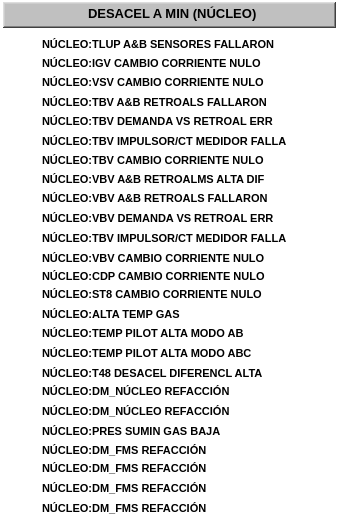
  <widget class="QFrame" name="fr_3">
   <property name="geometry">
    <rect>
     <x>685</x>
     <y>53</y>
     <width>337</width>
     <height>528</height>
    </rect>
   </property>
   <property name="styleSheet">
    <string notr="true">background-color: rgba(255, 255, 255, 0);</string>
   </property>
   <property name="frameShape">
    <enum>QFrame::StyledPanel</enum>
   </property>
   <property name="frameShadow">
    <enum>QFrame::Plain</enum>
   </property>
   <property name="lineWidth">
    <number>1</number>
   </property>
   <property name="midLineWidth">
    <number>0</number>
   </property>
   <widget class="QFrame" name="frTitulo_8">
    <property name="geometry">
     <rect>
      <x>3</x>
      <y>2</y>
      <width>333</width>
      <height>26</height>
     </rect>
    </property>
    <property name="styleSheet">
     <string notr="true">background-color: rgb(192, 192, 192);</string>
    </property>
    <property name="frameShape">
     <enum>QFrame::WinPanel</enum>
    </property>
    <property name="frameShadow">
     <enum>QFrame::Raised</enum>
    </property>
    <property name="lineWidth">
     <number>2</number>
    </property>
    <property name="midLineWidth">
     <number>0</number>
    </property>
   </widget>
   <widget class="QLabel" name="lbTitulo_8">
    <property name="geometry">
     <rect>
      <x>88</x>
      <y>5</y>
      <width>181</width>
      <height>16</height>
     </rect>
    </property>
    <property name="font">
     <font>
      <pointsize>10</pointsize>
      <weight>75</weight>
      <bold>true</bold>
     </font>
    </property>
    <property name="styleSheet">
     <string notr="true">background-color: rgba(255, 255, 255, 0);</string>
    </property>
    <property name="text">
     <string>DESACEL A MIN (NÚCLEO)</string>
    </property>
   </widget>
   <widget class="QLabel" name="lbTexto_96">
    <property name="geometry">
     <rect>
      <x>42</x>
      <y>36</y>
      <width>281</width>
      <height>16</height>
     </rect>
    </property>
    <property name="font">
     <font>
      <pointsize>8</pointsize>
      <weight>75</weight>
      <bold>true</bold>
     </font>
    </property>
    <property name="styleSheet">
     <string notr="true">background-color: rgba(255, 255, 255, 0);</string>
    </property>
    <property name="text">
     <string>NÚCLEO:TLUP A&amp;B SENSORES FALLARON</string>
    </property>
   </widget>
   <widget class="AWMultiObject" name="aLet_96">
    <property name="geometry">
     <rect>
      <x>13</x>
      <y>29</y>
      <width>25</width>
      <height>31</height>
     </rect>
    </property>
    <property name="id">
     <string>p_Fix32_THISNODE_DM_CORE031_F_CV</string>
    </property>
    <property name="ElementType">
     <enum>AWMultiObject::CIRLED</enum>
    </property>
    <property name="OnColor">
     <enum>AWMultiObject::Grey</enum>
    </property>
    <property name="OffColor">
     <enum>AWMultiObject::Grey</enum>
    </property>
   </widget>
   <widget class="QLabel" name="lbTexto_97">
    <property name="geometry">
     <rect>
      <x>42</x>
      <y>55</y>
      <width>281</width>
      <height>16</height>
     </rect>
    </property>
    <property name="font">
     <font>
      <pointsize>8</pointsize>
      <weight>75</weight>
      <bold>true</bold>
     </font>
    </property>
    <property name="styleSheet">
     <string notr="true">background-color: rgba(255, 255, 255, 0);</string>
    </property>
    <property name="text">
     <string>NÚCLEO:IGV CAMBIO CORRIENTE NULO</string>
    </property>
   </widget>
   <widget class="AWMultiObject" name="aLet_97">
    <property name="geometry">
     <rect>
      <x>13</x>
      <y>48</y>
      <width>25</width>
      <height>31</height>
     </rect>
    </property>
    <property name="id">
     <string>p_Fix32_THISNODE_DM_CORE032_F_CV</string>
    </property>
    <property name="ElementType">
     <enum>AWMultiObject::CIRLED</enum>
    </property>
    <property name="OnColor">
     <enum>AWMultiObject::Grey</enum>
    </property>
    <property name="OffColor">
     <enum>AWMultiObject::Grey</enum>
    </property>
   </widget>
   <widget class="QLabel" name="lbTexto_98">
    <property name="geometry">
     <rect>
      <x>42</x>
      <y>74</y>
      <width>281</width>
      <height>16</height>
     </rect>
    </property>
    <property name="font">
     <font>
      <pointsize>8</pointsize>
      <weight>75</weight>
      <bold>true</bold>
     </font>
    </property>
    <property name="styleSheet">
     <string notr="true">background-color: rgba(255, 255, 255, 0);</string>
    </property>
    <property name="text">
     <string>NÚCLEO:VSV CAMBIO CORRIENTE NULO</string>
    </property>
   </widget>
   <widget class="AWMultiObject" name="aLet_98">
    <property name="geometry">
     <rect>
      <x>13</x>
      <y>68</y>
      <width>25</width>
      <height>31</height>
     </rect>
    </property>
    <property name="id">
     <string>p_Fix32_THISNODE_DM_CORE033_F_CV</string>
    </property>
    <property name="ElementType">
     <enum>AWMultiObject::CIRLED</enum>
    </property>
    <property name="OnColor">
     <enum>AWMultiObject::Grey</enum>
    </property>
    <property name="OffColor">
     <enum>AWMultiObject::Grey</enum>
    </property>
   </widget>
   <widget class="QLabel" name="lbTexto_99">
    <property name="geometry">
     <rect>
      <x>42</x>
      <y>94</y>
      <width>281</width>
      <height>16</height>
     </rect>
    </property>
    <property name="font">
     <font>
      <pointsize>8</pointsize>
      <weight>75</weight>
      <bold>true</bold>
     </font>
    </property>
    <property name="styleSheet">
     <string notr="true">background-color: rgba(255, 255, 255, 0);</string>
    </property>
    <property name="text">
     <string>NÚCLEO:TBV A&amp;B RETROALS FALLARON</string>
    </property>
   </widget>
   <widget class="AWMultiObject" name="aLet_99">
    <property name="geometry">
     <rect>
      <x>13</x>
      <y>86</y>
      <width>25</width>
      <height>31</height>
     </rect>
    </property>
    <property name="id">
     <string>p_Fix32_THISNODE_DM_CORE034_F_CV</string>
    </property>
    <property name="ElementType">
     <enum>AWMultiObject::CIRLED</enum>
    </property>
    <property name="OnColor">
     <enum>AWMultiObject::Grey</enum>
    </property>
    <property name="OffColor">
     <enum>AWMultiObject::Grey</enum>
    </property>
   </widget>
   <widget class="AWMultiObject" name="aLet_100">
    <property name="geometry">
     <rect>
      <x>13</x>
      <y>106</y>
      <width>25</width>
      <height>31</height>
     </rect>
    </property>
    <property name="id">
     <string>p_Fix32_THISNODE_DM_CORE035_F_CV</string>
    </property>
    <property name="ElementType">
     <enum>AWMultiObject::CIRLED</enum>
    </property>
    <property name="OnColor">
     <enum>AWMultiObject::Grey</enum>
    </property>
    <property name="OffColor">
     <enum>AWMultiObject::Grey</enum>
    </property>
   </widget>
   <widget class="QLabel" name="lbTexto_100">
    <property name="geometry">
     <rect>
      <x>42</x>
      <y>113</y>
      <width>281</width>
      <height>16</height>
     </rect>
    </property>
    <property name="font">
     <font>
      <pointsize>8</pointsize>
      <weight>75</weight>
      <bold>true</bold>
     </font>
    </property>
    <property name="styleSheet">
     <string notr="true">background-color: rgba(255, 255, 255, 0);</string>
    </property>
    <property name="text">
     <string>NÚCLEO:TBV DEMANDA VS RETROAL ERR</string>
    </property>
   </widget>
   <widget class="AWMultiObject" name="aLet_101">
    <property name="geometry">
     <rect>
      <x>13</x>
      <y>126</y>
      <width>25</width>
      <height>31</height>
     </rect>
    </property>
    <property name="id">
     <string>p_Fix32_THISNODE_DM_CORE036_F_CV</string>
    </property>
    <property name="ElementType">
     <enum>AWMultiObject::CIRLED</enum>
    </property>
    <property name="OnColor">
     <enum>AWMultiObject::Grey</enum>
    </property>
    <property name="OffColor">
     <enum>AWMultiObject::Grey</enum>
    </property>
   </widget>
   <widget class="QLabel" name="lbTexto_101">
    <property name="geometry">
     <rect>
      <x>42</x>
      <y>133</y>
      <width>281</width>
      <height>16</height>
     </rect>
    </property>
    <property name="font">
     <font>
      <pointsize>8</pointsize>
      <weight>75</weight>
      <bold>true</bold>
     </font>
    </property>
    <property name="styleSheet">
     <string notr="true">background-color: rgba(255, 255, 255, 0);</string>
    </property>
    <property name="text">
     <string>NÚCLEO:TBV IMPULSOR/CT MEDIDOR FALLA</string>
    </property>
   </widget>
   <widget class="QLabel" name="lbTexto_102">
    <property name="geometry">
     <rect>
      <x>42</x>
      <y>152</y>
      <width>281</width>
      <height>16</height>
     </rect>
    </property>
    <property name="font">
     <font>
      <pointsize>8</pointsize>
      <weight>75</weight>
      <bold>true</bold>
     </font>
    </property>
    <property name="styleSheet">
     <string notr="true">background-color: rgba(255, 255, 255, 0);</string>
    </property>
    <property name="text">
     <string>NÚCLEO:TBV CAMBIO CORRIENTE NULO</string>
    </property>
   </widget>
   <widget class="AWMultiObject" name="aLet_102">
    <property name="geometry">
     <rect>
      <x>13</x>
      <y>145</y>
      <width>25</width>
      <height>31</height>
     </rect>
    </property>
    <property name="id">
     <string>p_Fix32_THISNODE_DM_CORE037_F_CV</string>
    </property>
    <property name="ElementType">
     <enum>AWMultiObject::CIRLED</enum>
    </property>
    <property name="OnColor">
     <enum>AWMultiObject::Grey</enum>
    </property>
    <property name="OffColor">
     <enum>AWMultiObject::Grey</enum>
    </property>
   </widget>
   <widget class="AWMultiObject" name="aLet_103">
    <property name="geometry">
     <rect>
      <x>13</x>
      <y>165</y>
      <width>25</width>
      <height>31</height>
     </rect>
    </property>
    <property name="id">
     <string>p_Fix32_THISNODE_DM_CORE038_F_CV</string>
    </property>
    <property name="ElementType">
     <enum>AWMultiObject::CIRLED</enum>
    </property>
    <property name="OnColor">
     <enum>AWMultiObject::Grey</enum>
    </property>
    <property name="OffColor">
     <enum>AWMultiObject::Grey</enum>
    </property>
   </widget>
   <widget class="QLabel" name="lbTexto_103">
    <property name="geometry">
     <rect>
      <x>42</x>
      <y>171</y>
      <width>281</width>
      <height>16</height>
     </rect>
    </property>
    <property name="font">
     <font>
      <pointsize>8</pointsize>
      <weight>75</weight>
      <bold>true</bold>
     </font>
    </property>
    <property name="styleSheet">
     <string notr="true">background-color: rgba(255, 255, 255, 0);</string>
    </property>
    <property name="text">
     <string>NÚCLEO:VBV A&amp;B RETROALMS ALTA DIF</string>
    </property>
   </widget>
   <widget class="AWMultiObject" name="aLet_104">
    <property name="geometry">
     <rect>
      <x>13</x>
      <y>183</y>
      <width>25</width>
      <height>31</height>
     </rect>
    </property>
    <property name="id">
     <string>p_Fix32_THISNODE_DM_CORE039_F_CV</string>
    </property>
    <property name="ElementType">
     <enum>AWMultiObject::CIRLED</enum>
    </property>
    <property name="OnColor">
     <enum>AWMultiObject::Grey</enum>
    </property>
    <property name="OffColor">
     <enum>AWMultiObject::Grey</enum>
    </property>
   </widget>
   <widget class="QLabel" name="lbTexto_104">
    <property name="geometry">
     <rect>
      <x>42</x>
      <y>190</y>
      <width>281</width>
      <height>16</height>
     </rect>
    </property>
    <property name="font">
     <font>
      <pointsize>8</pointsize>
      <weight>75</weight>
      <bold>true</bold>
     </font>
    </property>
    <property name="styleSheet">
     <string notr="true">background-color: rgba(255, 255, 255, 0);</string>
    </property>
    <property name="text">
     <string>NÚCLEO:VBV A&amp;B RETROALS FALLARON</string>
    </property>
   </widget>
   <widget class="QLabel" name="lbTexto_105">
    <property name="geometry">
     <rect>
      <x>42</x>
      <y>210</y>
      <width>281</width>
      <height>16</height>
     </rect>
    </property>
    <property name="font">
     <font>
      <pointsize>8</pointsize>
      <weight>75</weight>
      <bold>true</bold>
     </font>
    </property>
    <property name="styleSheet">
     <string notr="true">background-color: rgba(255, 255, 255, 0);</string>
    </property>
    <property name="text">
     <string>NÚCLEO:VBV DEMANDA VS RETROAL ERR</string>
    </property>
   </widget>
   <widget class="AWMultiObject" name="aLet_105">
    <property name="geometry">
     <rect>
      <x>13</x>
      <y>205</y>
      <width>25</width>
      <height>31</height>
     </rect>
    </property>
    <property name="id">
     <string>p_Fix32_THISNODE_DM_CORE040_F_CV</string>
    </property>
    <property name="ElementType">
     <enum>AWMultiObject::CIRLED</enum>
    </property>
    <property name="OnColor">
     <enum>AWMultiObject::Grey</enum>
    </property>
    <property name="OffColor">
     <enum>AWMultiObject::Grey</enum>
    </property>
   </widget>
   <widget class="QLabel" name="lbTexto_106">
    <property name="geometry">
     <rect>
      <x>42</x>
      <y>230</y>
      <width>281</width>
      <height>16</height>
     </rect>
    </property>
    <property name="font">
     <font>
      <pointsize>8</pointsize>
      <weight>75</weight>
      <bold>true</bold>
     </font>
    </property>
    <property name="styleSheet">
     <string notr="true">background-color: rgba(255, 255, 255, 0);</string>
    </property>
    <property name="text">
     <string>NÚCLEO:TBV IMPULSOR/CT MEDIDOR FALLA</string>
    </property>
   </widget>
   <widget class="AWMultiObject" name="aLet_106">
    <property name="geometry">
     <rect>
      <x>13</x>
      <y>223</y>
      <width>25</width>
      <height>31</height>
     </rect>
    </property>
    <property name="id">
     <string>p_Fix32_THISNODE_DM_CORE041_F_CV</string>
    </property>
    <property name="ElementType">
     <enum>AWMultiObject::CIRLED</enum>
    </property>
    <property name="OnColor">
     <enum>AWMultiObject::Grey</enum>
    </property>
    <property name="OffColor">
     <enum>AWMultiObject::Grey</enum>
    </property>
   </widget>
   <widget class="AWMultiObject" name="aLet_107">
    <property name="geometry">
     <rect>
      <x>13</x>
      <y>241</y>
      <width>25</width>
      <height>31</height>
     </rect>
    </property>
    <property name="id">
     <string>p_Fix32_THISNODE_DM_CORE042_F_CV</string>
    </property>
    <property name="ElementType">
     <enum>AWMultiObject::CIRLED</enum>
    </property>
    <property name="OnColor">
     <enum>AWMultiObject::Grey</enum>
    </property>
    <property name="OffColor">
     <enum>AWMultiObject::Grey</enum>
    </property>
   </widget>
   <widget class="QLabel" name="lbTexto_107">
    <property name="geometry">
     <rect>
      <x>42</x>
      <y>250</y>
      <width>281</width>
      <height>16</height>
     </rect>
    </property>
    <property name="font">
     <font>
      <pointsize>8</pointsize>
      <weight>75</weight>
      <bold>true</bold>
     </font>
    </property>
    <property name="styleSheet">
     <string notr="true">background-color: rgba(255, 255, 255, 0);</string>
    </property>
    <property name="text">
     <string>NÚCLEO:VBV CAMBIO CORRIENTE NULO</string>
    </property>
   </widget>
   <widget class="QLabel" name="lbTexto_108">
    <property name="geometry">
     <rect>
      <x>42</x>
      <y>268</y>
      <width>281</width>
      <height>16</height>
     </rect>
    </property>
    <property name="font">
     <font>
      <pointsize>8</pointsize>
      <weight>75</weight>
      <bold>true</bold>
     </font>
    </property>
    <property name="styleSheet">
     <string notr="true">background-color: rgba(255, 255, 255, 0);</string>
    </property>
    <property name="text">
     <string>NÚCLEO:CDP CAMBIO CORRIENTE NULO</string>
    </property>
   </widget>
   <widget class="AWMultiObject" name="aLet_108">
    <property name="geometry">
     <rect>
      <x>13</x>
      <y>260</y>
      <width>25</width>
      <height>31</height>
     </rect>
    </property>
    <property name="id">
     <string>p_Fix32_THISNODE_DM_CORE043_F_CV</string>
    </property>
    <property name="ElementType">
     <enum>AWMultiObject::CIRLED</enum>
    </property>
    <property name="OnColor">
     <enum>AWMultiObject::Grey</enum>
    </property>
    <property name="OffColor">
     <enum>AWMultiObject::Grey</enum>
    </property>
   </widget>
   <widget class="AWMultiObject" name="aLet_109">
    <property name="geometry">
     <rect>
      <x>13</x>
      <y>280</y>
      <width>25</width>
      <height>31</height>
     </rect>
    </property>
    <property name="id">
     <string>p_Fix32_THISNODE_DM_CORE044_F_CV</string>
    </property>
    <property name="ElementType">
     <enum>AWMultiObject::CIRLED</enum>
    </property>
    <property name="OnColor">
     <enum>AWMultiObject::Grey</enum>
    </property>
    <property name="OffColor">
     <enum>AWMultiObject::Grey</enum>
    </property>
   </widget>
   <widget class="QLabel" name="lbTexto_109">
    <property name="geometry">
     <rect>
      <x>42</x>
      <y>286</y>
      <width>281</width>
      <height>16</height>
     </rect>
    </property>
    <property name="font">
     <font>
      <pointsize>8</pointsize>
      <weight>75</weight>
      <bold>true</bold>
     </font>
    </property>
    <property name="styleSheet">
     <string notr="true">background-color: rgba(255, 255, 255, 0);</string>
    </property>
    <property name="text">
     <string>NÚCLEO:ST8 CAMBIO CORRIENTE NULO</string>
    </property>
   </widget>
   <widget class="QLabel" name="lbTexto_110">
    <property name="geometry">
     <rect>
      <x>42</x>
      <y>306</y>
      <width>281</width>
      <height>16</height>
     </rect>
    </property>
    <property name="font">
     <font>
      <pointsize>8</pointsize>
      <weight>75</weight>
      <bold>true</bold>
     </font>
    </property>
    <property name="styleSheet">
     <string notr="true">background-color: rgba(255, 255, 255, 0);</string>
    </property>
    <property name="text">
     <string>NÚCLEO:ALTA TEMP GAS</string>
    </property>
   </widget>
   <widget class="AWMultiObject" name="aLet_110">
    <property name="geometry">
     <rect>
      <x>13</x>
      <y>300</y>
      <width>25</width>
      <height>31</height>
     </rect>
    </property>
    <property name="id">
     <string>p_Fix32_THISNODE_DM_CORE045_F_CV</string>
    </property>
    <property name="ElementType">
     <enum>AWMultiObject::CIRLED</enum>
    </property>
    <property name="OnColor">
     <enum>AWMultiObject::Grey</enum>
    </property>
    <property name="OffColor">
     <enum>AWMultiObject::Grey</enum>
    </property>
   </widget>
   <widget class="AWMultiObject" name="aLet_111">
    <property name="geometry">
     <rect>
      <x>13</x>
      <y>320</y>
      <width>25</width>
      <height>31</height>
     </rect>
    </property>
    <property name="id">
     <string>p_Fix32_THISNODE_DM_CORE046_F_CV</string>
    </property>
    <property name="ElementType">
     <enum>AWMultiObject::CIRLED</enum>
    </property>
    <property name="OnColor">
     <enum>AWMultiObject::Grey</enum>
    </property>
    <property name="OffColor">
     <enum>AWMultiObject::Grey</enum>
    </property>
   </widget>
   <widget class="QLabel" name="lbTexto_111">
    <property name="geometry">
     <rect>
      <x>42</x>
      <y>325</y>
      <width>281</width>
      <height>16</height>
     </rect>
    </property>
    <property name="font">
     <font>
      <pointsize>8</pointsize>
      <weight>75</weight>
      <bold>true</bold>
     </font>
    </property>
    <property name="styleSheet">
     <string notr="true">background-color: rgba(255, 255, 255, 0);</string>
    </property>
    <property name="text">
     <string>NÚCLEO:TEMP PILOT ALTA MODO AB</string>
    </property>
   </widget>
   <widget class="AWMultiObject" name="aLet_112">
    <property name="geometry">
     <rect>
      <x>13</x>
      <y>338</y>
      <width>25</width>
      <height>31</height>
     </rect>
    </property>
    <property name="id">
     <string>p_Fix32_THISNODE_DM_CORE047_F_CV</string>
    </property>
    <property name="ElementType">
     <enum>AWMultiObject::CIRLED</enum>
    </property>
    <property name="OnColor">
     <enum>AWMultiObject::Grey</enum>
    </property>
    <property name="OffColor">
     <enum>AWMultiObject::Grey</enum>
    </property>
   </widget>
   <widget class="QLabel" name="lbTexto_112">
    <property name="geometry">
     <rect>
      <x>42</x>
      <y>345</y>
      <width>281</width>
      <height>16</height>
     </rect>
    </property>
    <property name="font">
     <font>
      <pointsize>8</pointsize>
      <weight>75</weight>
      <bold>true</bold>
     </font>
    </property>
    <property name="styleSheet">
     <string notr="true">background-color: rgba(255, 255, 255, 0);</string>
    </property>
    <property name="text">
     <string>NÚCLEO:TEMP PILOT ALTA MODO ABC</string>
    </property>
   </widget>
   <widget class="AWMultiObject" name="aLet_113">
    <property name="geometry">
     <rect>
      <x>13</x>
      <y>356</y>
      <width>25</width>
      <height>31</height>
     </rect>
    </property>
    <property name="id">
     <string>p_Fix32_THISNODE_DM_CORE048_F_CV</string>
    </property>
    <property name="ElementType">
     <enum>AWMultiObject::CIRLED</enum>
    </property>
    <property name="OnColor">
     <enum>AWMultiObject::Grey</enum>
    </property>
    <property name="OffColor">
     <enum>AWMultiObject::Grey</enum>
    </property>
   </widget>
   <widget class="QLabel" name="lbTexto_113">
    <property name="geometry">
     <rect>
      <x>42</x>
      <y>365</y>
      <width>281</width>
      <height>16</height>
     </rect>
    </property>
    <property name="font">
     <font>
      <pointsize>8</pointsize>
      <weight>75</weight>
      <bold>true</bold>
     </font>
    </property>
    <property name="styleSheet">
     <string notr="true">background-color: rgba(255, 255, 255, 0);</string>
    </property>
    <property name="text">
     <string>NÚCLEO:T48 DESACEL DIFERENCL ALTA</string>
    </property>
   </widget>
   <widget class="AWMultiObject" name="aLet_114">
    <property name="geometry">
     <rect>
      <x>13</x>
      <y>378</y>
      <width>25</width>
      <height>31</height>
     </rect>
    </property>
    <property name="id">
     <string>p_Fix32_THISNODE_DM_CORE049_F_CV</string>
    </property>
    <property name="ElementType">
     <enum>AWMultiObject::CIRLED</enum>
    </property>
    <property name="OnColor">
     <enum>AWMultiObject::Grey</enum>
    </property>
    <property name="OffColor">
     <enum>AWMultiObject::Grey</enum>
    </property>
   </widget>
   <widget class="QLabel" name="lbTexto_114">
    <property name="geometry">
     <rect>
      <x>42</x>
      <y>383</y>
      <width>281</width>
      <height>16</height>
     </rect>
    </property>
    <property name="font">
     <font>
      <pointsize>8</pointsize>
      <weight>75</weight>
      <bold>true</bold>
     </font>
    </property>
    <property name="styleSheet">
     <string notr="true">background-color: rgba(255, 255, 255, 0);</string>
    </property>
    <property name="text">
     <string>NÚCLEO:DM_NÚCLEO REFACCIÓN</string>
    </property>
   </widget>
   <widget class="QLabel" name="lbTexto_115">
    <property name="geometry">
     <rect>
      <x>42</x>
      <y>403</y>
      <width>281</width>
      <height>16</height>
     </rect>
    </property>
    <property name="font">
     <font>
      <pointsize>8</pointsize>
      <weight>75</weight>
      <bold>true</bold>
     </font>
    </property>
    <property name="styleSheet">
     <string notr="true">background-color: rgba(255, 255, 255, 0);</string>
    </property>
    <property name="text">
     <string>NÚCLEO:DM_NÚCLEO REFACCIÓN</string>
    </property>
   </widget>
   <widget class="AWMultiObject" name="aLet_115">
    <property name="geometry">
     <rect>
      <x>13</x>
      <y>395</y>
      <width>25</width>
      <height>31</height>
     </rect>
    </property>
    <property name="id">
     <string>p_Fix32_THISNODE_DM_CORE050_F_CV</string>
    </property>
    <property name="ElementType">
     <enum>AWMultiObject::CIRLED</enum>
    </property>
    <property name="OnColor">
     <enum>AWMultiObject::Grey</enum>
    </property>
    <property name="OffColor">
     <enum>AWMultiObject::Grey</enum>
    </property>
   </widget>
   <widget class="AWMultiObject" name="aLet_116">
    <property name="geometry">
     <rect>
      <x>13</x>
      <y>416</y>
      <width>25</width>
      <height>31</height>
     </rect>
    </property>
    <property name="id">
     <string>p_Fix32_THISNODE_DM_FMS001_F_CV</string>
    </property>
    <property name="ElementType">
     <enum>AWMultiObject::CIRLED</enum>
    </property>
    <property name="OnColor">
     <enum>AWMultiObject::Grey</enum>
    </property>
    <property name="OffColor">
     <enum>AWMultiObject::Grey</enum>
    </property>
   </widget>
   <widget class="QLabel" name="lbTexto_116">
    <property name="geometry">
     <rect>
      <x>42</x>
      <y>423</y>
      <width>281</width>
      <height>16</height>
     </rect>
    </property>
    <property name="font">
     <font>
      <pointsize>8</pointsize>
      <weight>75</weight>
      <bold>true</bold>
     </font>
    </property>
    <property name="styleSheet">
     <string notr="true">background-color: rgba(255, 255, 255, 0);</string>
    </property>
    <property name="text">
     <string>NÚCLEO:PRES SUMIN GAS BAJA</string>
    </property>
   </widget>
   <widget class="QLabel" name="lbTexto_117">
    <property name="geometry">
     <rect>
      <x>42</x>
      <y>442</y>
      <width>281</width>
      <height>16</height>
     </rect>
    </property>
    <property name="font">
     <font>
      <pointsize>8</pointsize>
      <weight>75</weight>
      <bold>true</bold>
     </font>
    </property>
    <property name="styleSheet">
     <string notr="true">background-color: rgba(255, 255, 255, 0);</string>
    </property>
    <property name="text">
     <string>NÚCLEO:DM_FMS REFACCIÓN</string>
    </property>
   </widget>
   <widget class="AWMultiObject" name="aLet_117">
    <property name="geometry">
     <rect>
      <x>13</x>
      <y>435</y>
      <width>25</width>
      <height>31</height>
     </rect>
    </property>
    <property name="id">
     <string>p_Fix32_THISNODE_DM_FMS002_F_CV</string>
    </property>
    <property name="ElementType">
     <enum>AWMultiObject::CIRLED</enum>
    </property>
    <property name="OnColor">
     <enum>AWMultiObject::Grey</enum>
    </property>
    <property name="OffColor">
     <enum>AWMultiObject::Grey</enum>
    </property>
   </widget>
   <widget class="QLabel" name="lbTexto_118">
    <property name="geometry">
     <rect>
      <x>42</x>
      <y>460</y>
      <width>281</width>
      <height>16</height>
     </rect>
    </property>
    <property name="font">
     <font>
      <pointsize>8</pointsize>
      <weight>75</weight>
      <bold>true</bold>
     </font>
    </property>
    <property name="styleSheet">
     <string notr="true">background-color: rgba(255, 255, 255, 0);</string>
    </property>
    <property name="text">
     <string>NÚCLEO:DM_FMS REFACCIÓN</string>
    </property>
   </widget>
   <widget class="AWMultiObject" name="aLet_118">
    <property name="geometry">
     <rect>
      <x>13</x>
      <y>455</y>
      <width>25</width>
      <height>31</height>
     </rect>
    </property>
    <property name="id">
     <string>p_Fix32_THISNODE_DM_FMS003_F_CV</string>
    </property>
    <property name="ElementType">
     <enum>AWMultiObject::CIRLED</enum>
    </property>
    <property name="OnColor">
     <enum>AWMultiObject::Grey</enum>
    </property>
    <property name="OffColor">
     <enum>AWMultiObject::Grey</enum>
    </property>
   </widget>
   <widget class="QLabel" name="lbTexto_119">
    <property name="geometry">
     <rect>
      <x>42</x>
      <y>480</y>
      <width>281</width>
      <height>16</height>
     </rect>
    </property>
    <property name="font">
     <font>
      <pointsize>8</pointsize>
      <weight>75</weight>
      <bold>true</bold>
     </font>
    </property>
    <property name="styleSheet">
     <string notr="true">background-color: rgba(255, 255, 255, 0);</string>
    </property>
    <property name="text">
     <string>NÚCLEO:DM_FMS REFACCIÓN</string>
    </property>
   </widget>
   <widget class="AWMultiObject" name="aLet_119">
    <property name="geometry">
     <rect>
      <x>13</x>
      <y>473</y>
      <width>25</width>
      <height>31</height>
     </rect>
    </property>
    <property name="id">
     <string>p_Fix32_THISNODE_DM_FMS004_F_CV</string>
    </property>
    <property name="ElementType">
     <enum>AWMultiObject::CIRLED</enum>
    </property>
    <property name="OnColor">
     <enum>AWMultiObject::Grey</enum>
    </property>
    <property name="OffColor">
     <enum>AWMultiObject::Grey</enum>
    </property>
   </widget>
   <widget class="AWMultiObject" name="aLet_120">
    <property name="geometry">
     <rect>
      <x>13</x>
      <y>493</y>
      <width>25</width>
      <height>31</height>
     </rect>
    </property>
    <property name="id">
     <string>p_Fix32_THISNODE_DM_FMS005_F_CV</string>
    </property>
    <property name="ElementType">
     <enum>AWMultiObject::CIRLED</enum>
    </property>
    <property name="OnColor">
     <enum>AWMultiObject::Grey</enum>
    </property>
    <property name="OffColor">
     <enum>AWMultiObject::Grey</enum>
    </property>
   </widget>
   <widget class="QLabel" name="lbTexto_120">
    <property name="geometry">
     <rect>
      <x>42</x>
      <y>500</y>
      <width>281</width>
      <height>16</height>
     </rect>
    </property>
    <property name="font">
     <font>
      <pointsize>8</pointsize>
      <weight>75</weight>
      <bold>true</bold>
     </font>
    </property>
    <property name="styleSheet">
     <string notr="true">background-color: rgba(255, 255, 255, 0);</string>
    </property>
    <property name="text">
     <string>NÚCLEO:DM_FMS REFACCIÓN</string>
    </property>
   </widget>
  </widget>
